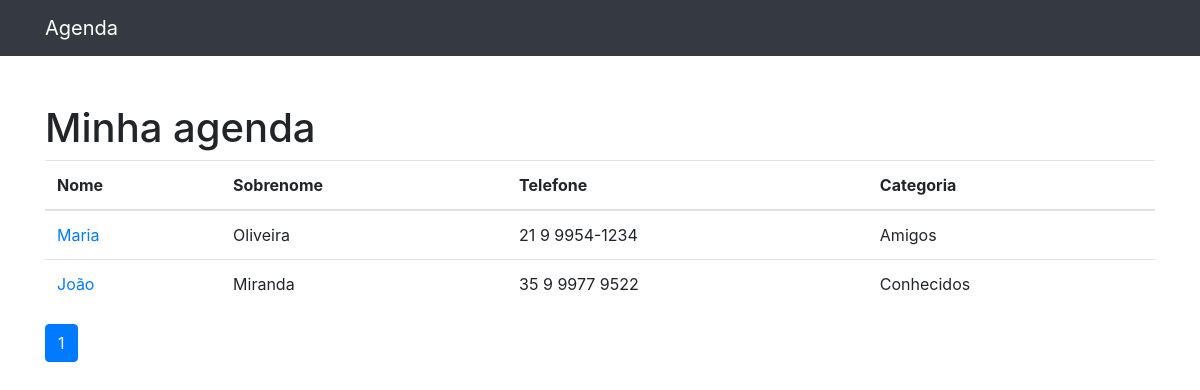
The app's page /, older data.
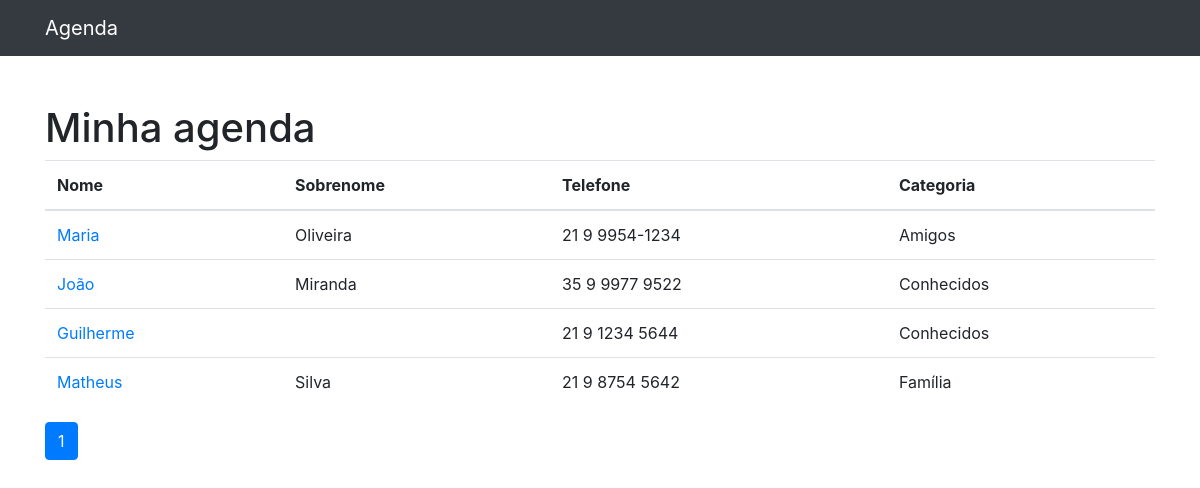
The same page, newer data.
### contatos/models.py (models this page shows, shortened)
class Contato(models.Model):
    nome = models.CharField(max_length=150)
    sobrenome = models.CharField(max_length=255, blank=True)
    telefone = models.CharField(max_length=255)
    email = models.CharField(max_length=255, blank=True)
    data_criacao = models.DateTimeField(default=timezone.now)
    descricao = models.TextField(blank=True)
    categoria = models.ForeignKey(Categoria, on_delete=models.DO_NOTHING)
    mostrar = models.BooleanField(default=True)

class Categoria(models.Model):
    nome = models.CharField(max_length=255)
    def __str__(self):
        return self.nome

### contatos/views.py (the view)
# urls.py: path('', views.index, name='index'),
def index(request):
    contatos = Contato.objects.all()
    paginator = Paginator(contatos, 20)
    page = request.GET.get('p')
    contatos = paginator.get_page(page)
    return render(request, 'contatos/index.html', {
        'contatos': contatos
    })

### contatos/templates/contatos/index.html
{% extends 'base.html' %}
{%block 'conteudo'%}
<h1 class="mt-5">Minha agenda</h1>
<table class="table">
  <thead>
    <tr>
      <th>Nome</th>
      <th>Sobrenome</th>
      <th>Telefone</th>
      <th>Categoria</th>
    </tr>
  </thead>
  <tbody>
    {% for contato in contatos %}
      {% if contato.mostrar %}
    <tr>
      <td>
        <a href="{% url 'ver_contato' contato.id %}">{{ contato.nome }}</a>
      </td>
      <td>{{ contato.sobrenome }}</td>
      <td>{{ contato.telefone }}</td>
      <td>{{ contato.categoria }}</td>
    </tr>
      {%endif%}
    {% endfor %}
  </tbody>
</table>
<nav aria-label="Page navigation example">
  <ul class="pagination">
    {% for pagina in contatos.paginator.page_range %}
      {% if contatos.number == pagina %}
      <li class="page-item active">
        <a class="page-link" href="?p={{ pagina }}">{{ pagina }}</a>
      </li>
      {% else %}
      <li class="page-item">
        <a class="page-link" href="?p={{ pagina }}">{{ pagina }}</a>
      </li>
      {% endif %}
    {% endfor %}
  </ul>
</nav>
{%endblock%}

Row changes from the older to the newer data that the page shows:
added Contato: nome "Guilherme", telefone "21 9 1234 5644", categoria "Conhecidos"
added Contato: nome "Matheus", sobrenome "Silva", telefone "21 9 8754 5642", categoria "Família"
